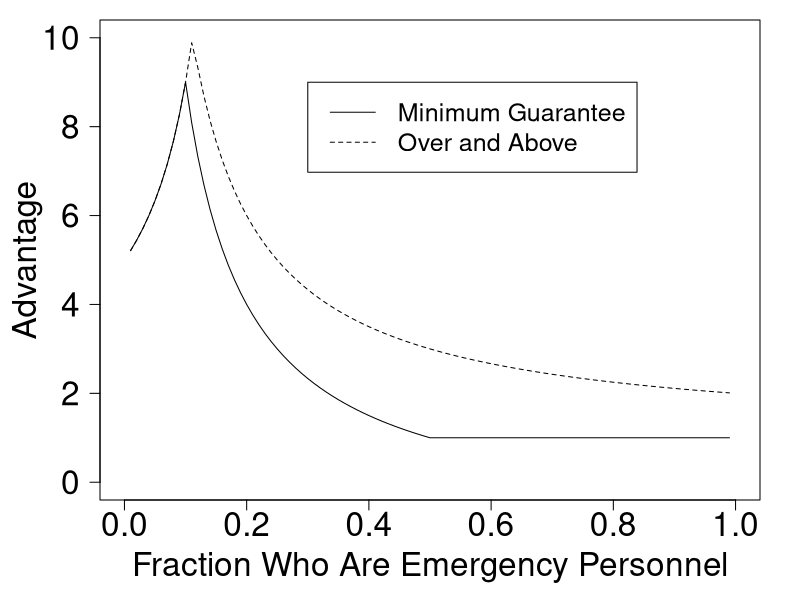

R code for this plot:
## ---- chunk 1
#>When economics is applied to policy, proposals need to be robust to the political context in which they are intended to operate. Too many economists excuse their practical failure by saying “the politicians (or bureaucrats) didn't do exactly what I recommended”. Just as medical practitioners must allow for the fact that their patients may not take all the pills they prescribe, or follow all the advice they are given, so economics practitioners need to foresee political and administrative pressures and make their plans robust to changes that politicians, bureaucrats, and lobbyists are likely to impose. And in framing proposals, economists must recognize that policies that seem identical, or almost identical, to them may seem very different to politicians, and vice versa.
## ---- chunk 2
#Based on fluid model with priorities determined by lottery.
#Normalize mass of agents to one
#Parameters are q (mass of units), p (percentage of population that are doctors)
#Mechanisms given by r (reserve percentage) and alpha (advantage) > 1

quantity_to_doctors_minimum_guarantee = Vectorize(function(p,q,r){
	return(min(p,q*max(p,r)))
})

quantity_to_doctors_over_above = Vectorize(function(p,q,r){
	return(min(p*q*(1-r)+r*q,p))
})

quantity_to_doctors_advantage = function(p,q,alpha){
	regular_win_prob = uniroot(function(x){return((1-p)*min(x,1)+p*min(alpha*x,1) - q)},interval=c(0,1))$root 
	return(p*min(regular_win_prob*alpha,1))
}

advantage = Vectorize(function(p,q,quantity_to_doctors){
	return(quantity_to_doctors/p*(1-p)/(q-quantity_to_doctors))
})



#Plotting advantage under each reserve system, as function of p
q = .2
r = .5
par(mar = c(5,5,1,2))
plot(Vectorize(function(p){return(advantage(p,q,quantity_to_doctors_minimum_guarantee(p,q,r)))}),las=1,xlab='Fraction Who Are Emergency Personnel',ylab='Advantage',ylim=c(0,10),cex.lab=2,cex.axis=2)
plot(Vectorize(function(p){return(advantage(p,q,quantity_to_doctors_over_above(p,q,r)))}),lty='dashed',add=TRUE)
legend(.3,9,legend = c("Minimum Guarantee","Over and Above"), lty=c('solid','dashed'),cex=1.5)
